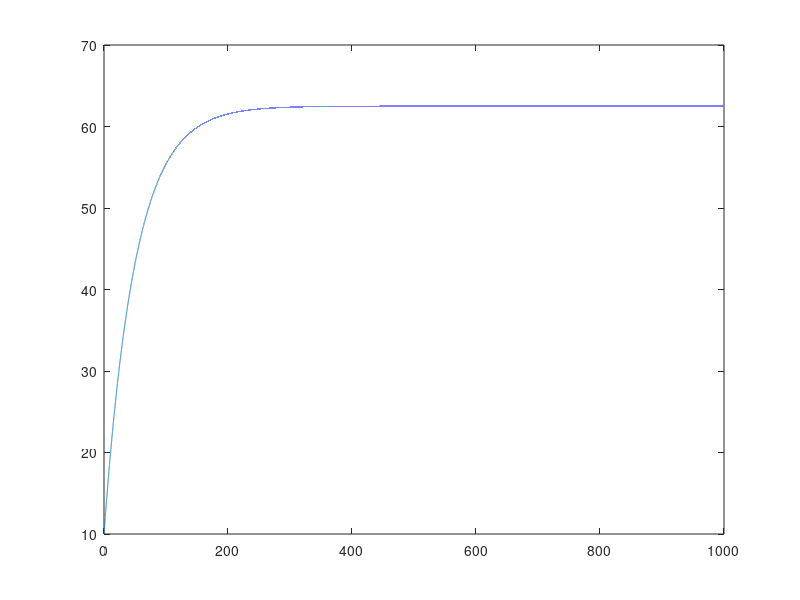

MATLAB code to generate this figure:
k = 1
delta = 0.01
h(1) = 10
A = 10
qmi = 25
r = 2
R = 5
for t = [0:delta:1000]
	h(k+1) = delta / A * (qmi / r - h(k) / R) + h(k);
	k = k + 1;
end
t = [0:delta:1000];
plot(t, h(1:end-1))
print -depsc tt.eps
